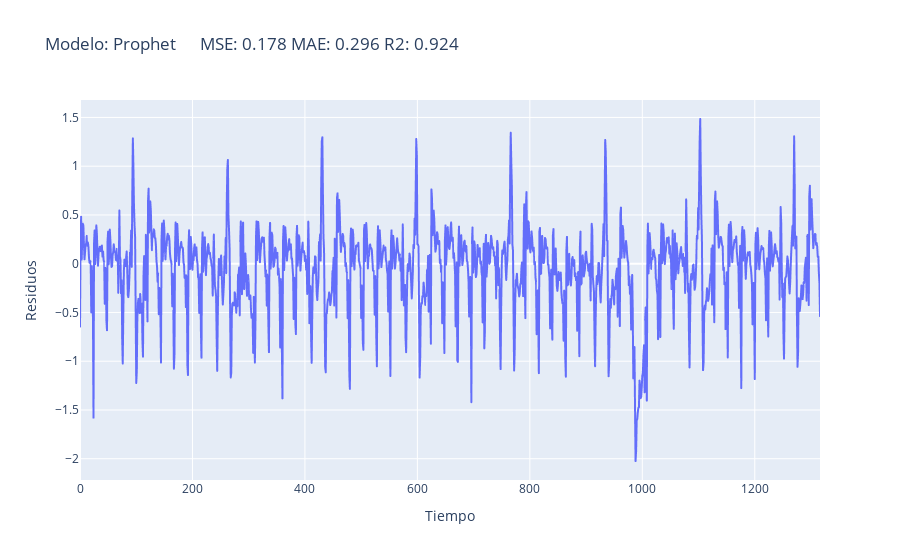

The notebook cell this image was saved under:
### Code cell
grafica_residuos_neptune('Prophet', y_val, y_pred_val)

### Figure 1 — Plotly figure (JSON) as saved in the notebook; plotly's stock layout.template omitted (floating-point values rounded to 4 significant figures; data arrays with more than 128 entries replaced by an {"elided": "..."} marker saying what was removed)
{"data": [{"hovertemplate": "Tiempo=%{x}<br>Residuos=%{y}<extra></extra>", "legendgroup": "", "line": {"color": "#636efa", "dash": "solid"}, "marker": {"symbol": "circle"}, "mode": "lines", "name": "", "showlegend": false, "type": "scattergl", "x": {"elided": "1317 int values"}, "xaxis": "x", "y": {"elided": "1317 float values"}, "yaxis": "y"}], "layout": {"legend": {"tracegroupgap": 0}, "title": {"text": "Modelo: Prophet      MSE: 0.178 MAE: 0.296 R2: 0.924"}, "xaxis": {"anchor": "y", "domain": [0, 1], "title": {"text": "Tiempo"}}, "yaxis": {"anchor": "x", "domain": [0, 1], "title": {"text": "Residuos"}}}}
